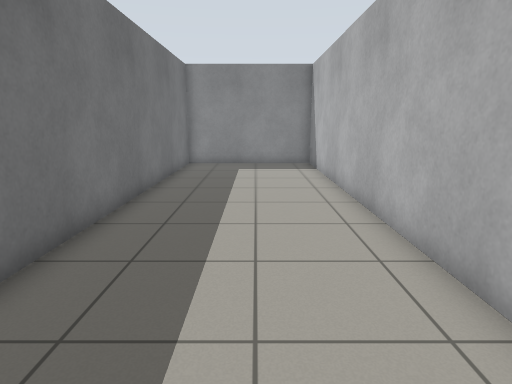
View 1 (above)

12 first-person views from a walk through a Gazebo world. The camera is 1.1 m above the floor, tilts 12° down and sees 75° across. The floor is counted in squares, 0.5 m on a side. Each view is taken from the middle of a square. On the plan, view 1 faces up. The plan holds only what a view shows up to about 19 squares ahead; the rest is blank.

View 2
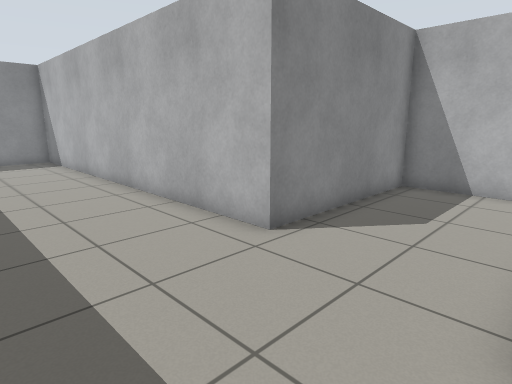

View 3
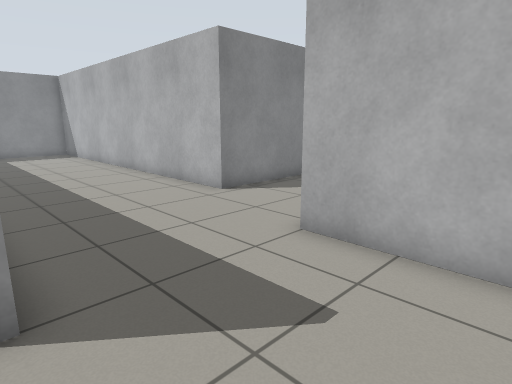

View 4
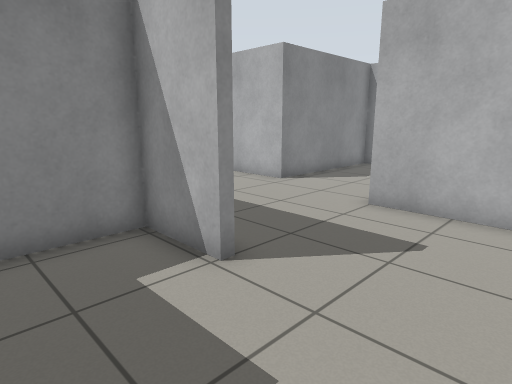

View 5
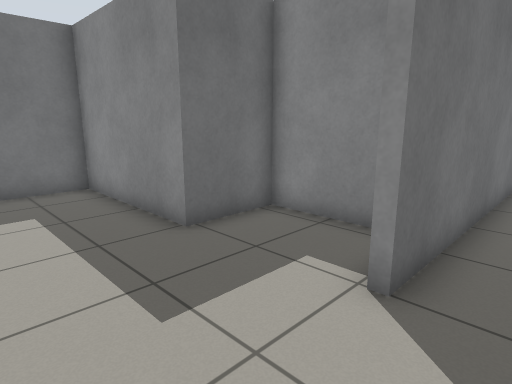

View 6
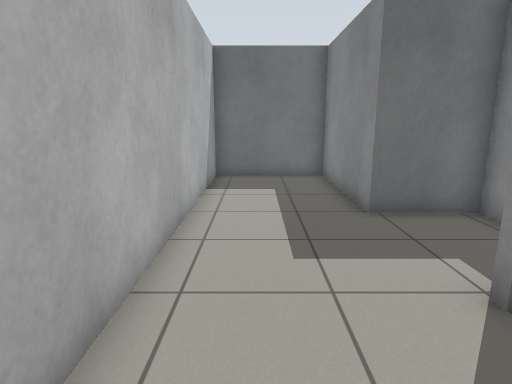

View 7
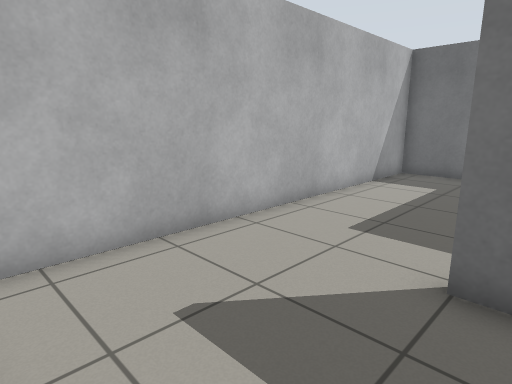

View 8
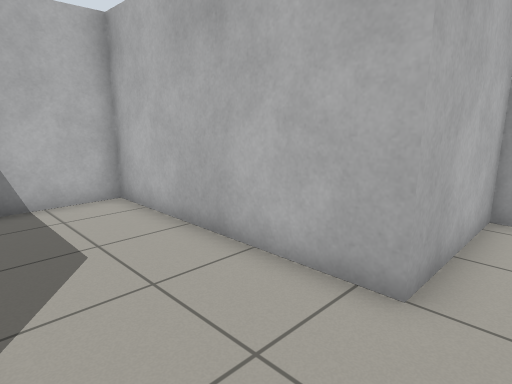

View 9
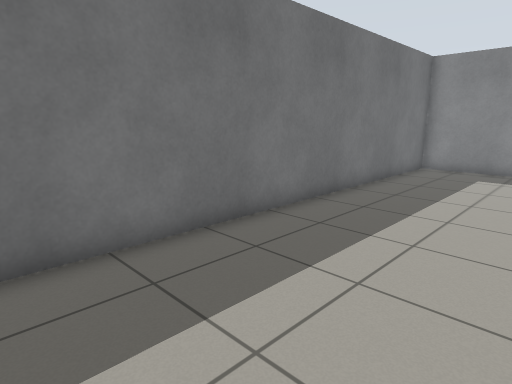

View 10
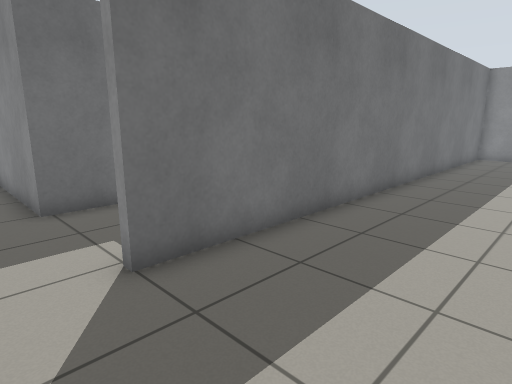

View 11
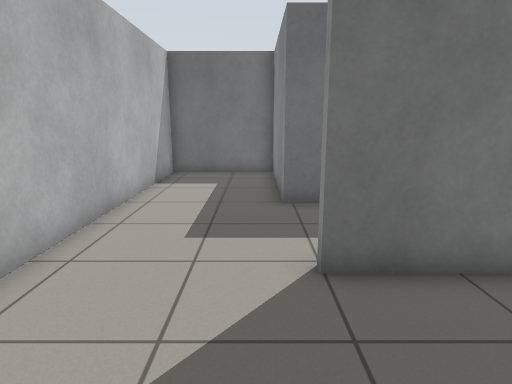

View 12
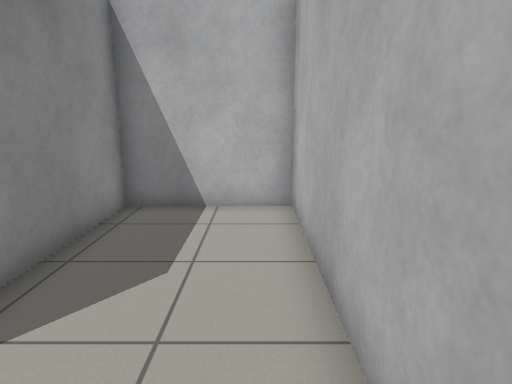

### Floor plan
Ten units are one square. View 1 is at (0, 0); x grows to the right and y downward. Boxes are objects, and circles mark ways between rooms. Rooms are numbered by the first view taken in them; rooms with no view inside come last. Other rooms are left out.
<svg viewBox="-140 -182 240 263">
<path fill="none" stroke="#000" d="M14 30 95 30 95 -14 29 -14 29 -177 -35 -177 -35 31M-46 76 14 76 14 30M-38 31 -38 6 -78 6 -78 32 -135 32 -135 76 -46 76"/>
<circle cx="-10" cy="30" r="3" fill="#2a7"/>
<circle cx="-40" cy="55" r="3" fill="#2a7"/>
<text x="10" y="-60">1</text>
<text x="-10" y="50">2</text>
<text x="-80" y="50">3</text>
</svg>
Room 1 opens to room 2. Room 2 opens to room 3.

Where each view was taken, in squares from view 1:
view 1: 0 up, 0 right, facing up
view 2: 3 down, 2 left, facing up-right
view 3: 7 down, 4 left, facing up-right
view 4: 7 down, 7 left, facing up-right
view 5: 7 down, 2 left, facing up-left
view 6: 6 down, 0 right, facing left
view 7: 2 down, 1 right, facing down-left
view 8: 1 up, 0 right, facing down-right
view 9: 1 up, 2 right, facing up-left
view 10: 5 down, 1 right, facing up-left
view 11: 4 down, 1 right, facing left
view 12: 2 down, 1 right, facing right
